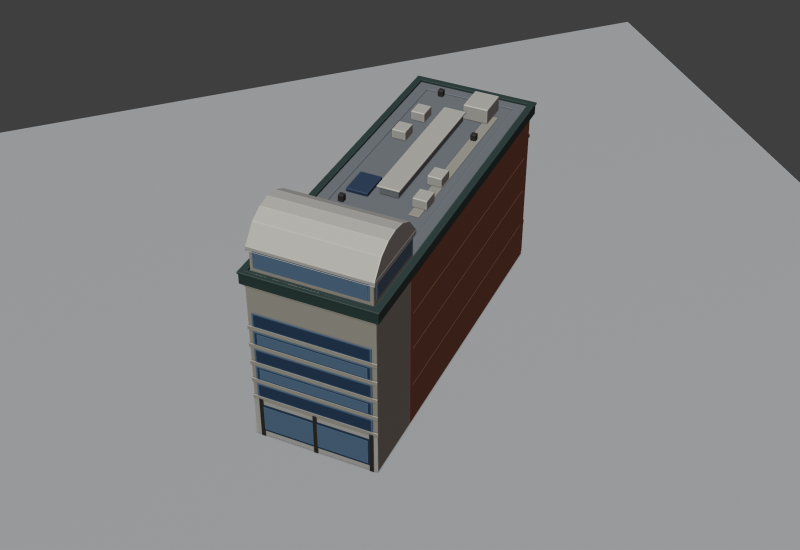
#> input picture artifacts/131-steuart/131-steuart-aerial.png, 1600 x 1100 px (shown at 1/2 size); its folder holds only this picture in this run
$ python make_contact_sheet.py
#> lines starting #> are read from the running program, lines starting #| are printed output that depends on the picture
"""Compose the 131 Steuart Street review contact sheet from the rendered tiles.

    python3 make_contact_sheet.py [--dir DIR] [--prefix 131-steuart]

Plain Pillow rather than Blender's compositor: Blender 5.x replaced
`Scene.node_tree` with a compositing node group, and a 3x3 photo montage is not
worth a version-sensitive dependency.

The top view gets the hero slot, because for this asset the roof is the facade.
"""

import argparse
import os

from PIL import Image, ImageDraw, ImageFont

CELL = (700, 470)
COLS = 3
BG = (219, 205, 176)
INK = (58, 53, 48)
TILES = [
    ("top", "TOP — roof: monitor spine, plant, penthouse barrel at the NE end"),
    ("aerial", "AERIAL 3/4 — from the bay (NE), 40 deg down"),
    ("night", "NIGHT — penthouse lantern hero, two lit office bands, restaurant"),
    ("south", "STEUART ST elevation (SW, 224.9) — 1907 brick, 5 bays, 7 storeys"),
    ("north", "THE EMBARCADERO elevation (NE, 44.8) — 1983 cast stone + penthouse"),
    ("east", "SE party wall with 141 Steuart (135.0) — blind"),
    ("west", "NW party wall with 121 Steuart (314.6) — blind"),
]


def font(size):
    for path in (
        "/System/Library/Fonts/Supplemental/Arial Bold.ttf",
        "/System/Library/Fonts/Helvetica.ttc",
    ):
        if os.path.exists(path):
            try:
                return ImageFont.truetype(path, size)
            except OSError:
                pass
    return ImageFont.load_default()


def main():
    here = os.path.dirname(os.path.abspath(__file__))
    ap = argparse.ArgumentParser()
    ap.add_argument("--dir", default=here)
    ap.add_argument("--prefix", default="131-steuart")
    args = ap.parse_args()

    present = [
        (name, label)
        for name, label in TILES
        if os.path.exists(os.path.join(args.dir, f"{args.prefix}-{name}.png"))
    ]
    rows = (len(present) + COLS - 1) // COLS
    sheet = Image.new("RGB", (CELL[0] * COLS, CELL[1] * rows), BG)
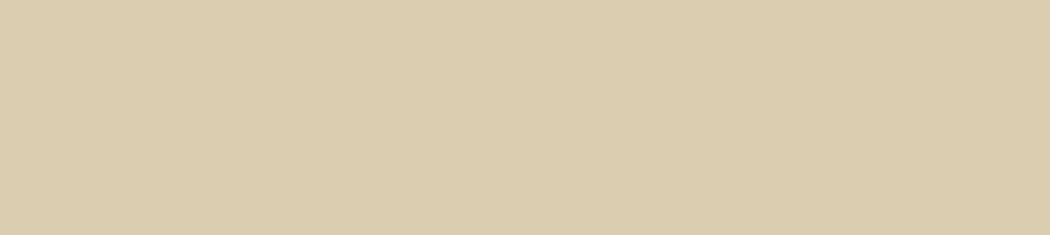
#> sheet: PIL image 2100x470 RGB (shown at 1/2 size); mean R, G, B 219, 205, 176
    draw = ImageDraw.Draw(sheet)
    fnt = font(19)

    for i, (name, label) in enumerate(present):
        img = Image.open(os.path.join(args.dir, f"{args.prefix}-{name}.png")).convert("RGB")
        img.thumbnail((CELL[0] - 16, CELL[1] - 46), Image.LANCZOS)
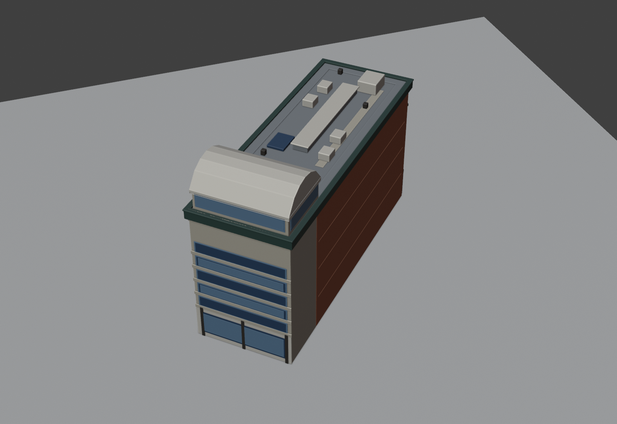
#> img: PIL image 617x424 RGB; mean R, G, B 127, 128.2, 129.3
        col, row = i % COLS, i // COLS
        ox = col * CELL[0] + (CELL[0] - img.width) // 2
#> ox = 41
        oy = row * CELL[1] + 34 + (CELL[1] - 46 - img.height) // 2
#> oy = 34
        sheet.paste(img, (ox, oy))
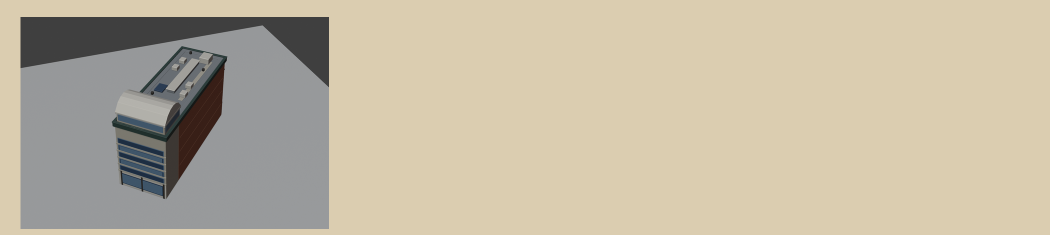
#> sheet: PIL image 2100x470 RGB (shown at 1/2 size); mean R, G, B 194.6, 184.6, 163.6
        draw.text((col * CELL[0] + 14, row * CELL[1] + 10), label, font=fnt, fill=INK)

    out = os.path.join(args.dir, f"{args.prefix}-contact-sheet.png")
    sheet.save(out)
    print(f"[sheet] {out} ({len(present)} tiles)")


if __name__ == "__main__":
    main()
